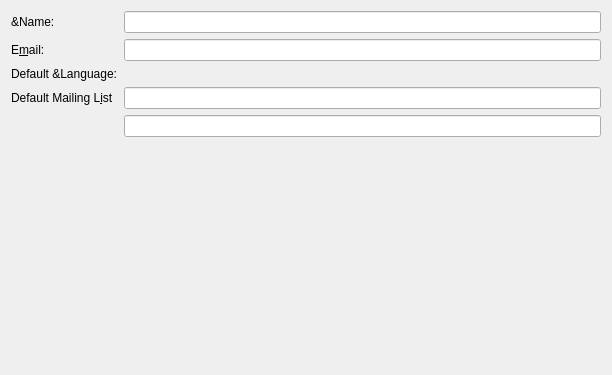
<ui version="4.0" >
 <class>prefs_identity</class>
 <widget class="QWidget" name="prefs_identity" >
  <property name="geometry" >
   <rect>
    <x>0</x>
    <y>0</y>
    <width>612</width>
    <height>375</height>
   </rect>
  </property>
  <layout class="QGridLayout" >
   <property name="margin" >
    <number>11</number>
   </property>
   <property name="spacing" >
    <number>6</number>
   </property>
   <item row="2" column="0" >
    <widget class="QLabel" name="textLabel1" >
     <property name="text" >
      <string>Default &amp;Language:</string>
     </property>
     <property name="wordWrap" >
      <bool>false</bool>
     </property>
    </widget>
   </item>
   <item row="1" column="0" >
    <widget class="QLabel" name="textLabel2" >
     <property name="text" >
      <string>E&amp;mail:</string>
     </property>
     <property name="wordWrap" >
      <bool>false</bool>
     </property>
     <property name="buddy" >
      <cstring>kcfg_Email</cstring>
     </property>
    </widget>
   </item>
   <item row="0" column="0" >
    <widget class="QLabel" name="textLabel2_2" >
     <property name="text" >
      <string>&amp;Name:</string>
     </property>
     <property name="wordWrap" >
      <bool>false</bool>
     </property>
     <property name="buddy" >
      <cstring>nameEdit</cstring>
     </property>
    </widget>
   </item>
   <item row="0" column="1" >
    <widget class="QLineEdit" name="kcfg_NameEn" />
   </item>
   <item row="3" column="0" >
    <widget class="QLabel" name="label" >
     <property name="text" >
      <string>Default Mailing L&amp;ist</string>
     </property>
     <property name="buddy" >
      <cstring>kcfg_DefaultMailingList</cstring>
     </property>
    </widget>
   </item>
   <item row="3" column="1" >
    <widget class="QLineEdit" name="kcfg_DefaultMailingList" />
   </item>
   <item row="2" column="1" >
    <widget class="KLanguageButton" native="1" name="DefaultLangCode" />
   </item>
   <item row="5" column="0" colspan="2" >
    <spacer>
     <property name="orientation" >
      <enum>Qt::Vertical</enum>
     </property>
     <property name="sizeHint" >
      <size>
       <width>20</width>
       <height>40</height>
      </size>
     </property>
    </spacer>
   </item>
   <item row="1" column="1" >
    <widget class="QLineEdit" name="kcfg_Email" />
   </item>
   <item row="4" column="1" >
    <widget class="QLineEdit" name="kcfg_DefaultLangCode" >
     <property name="enabled" >
      <bool>true</bool>
     </property>
    </widget>
   </item>
  </layout>
 </widget>
 <layoutdefault spacing="6" margin="11" />
 <customwidgets>
  <customwidget>
   <class>KLanguageButton</class>
   <extends>QWidget</extends>
   <header>klanguagebutton.h</header>
   <container>1</container>
  </customwidget>
 </customwidgets>
 <includes>
  <include location="global" >klanguagebutton.h</include>
 </includes>
 <resources/>
 <connections/>
</ui>
